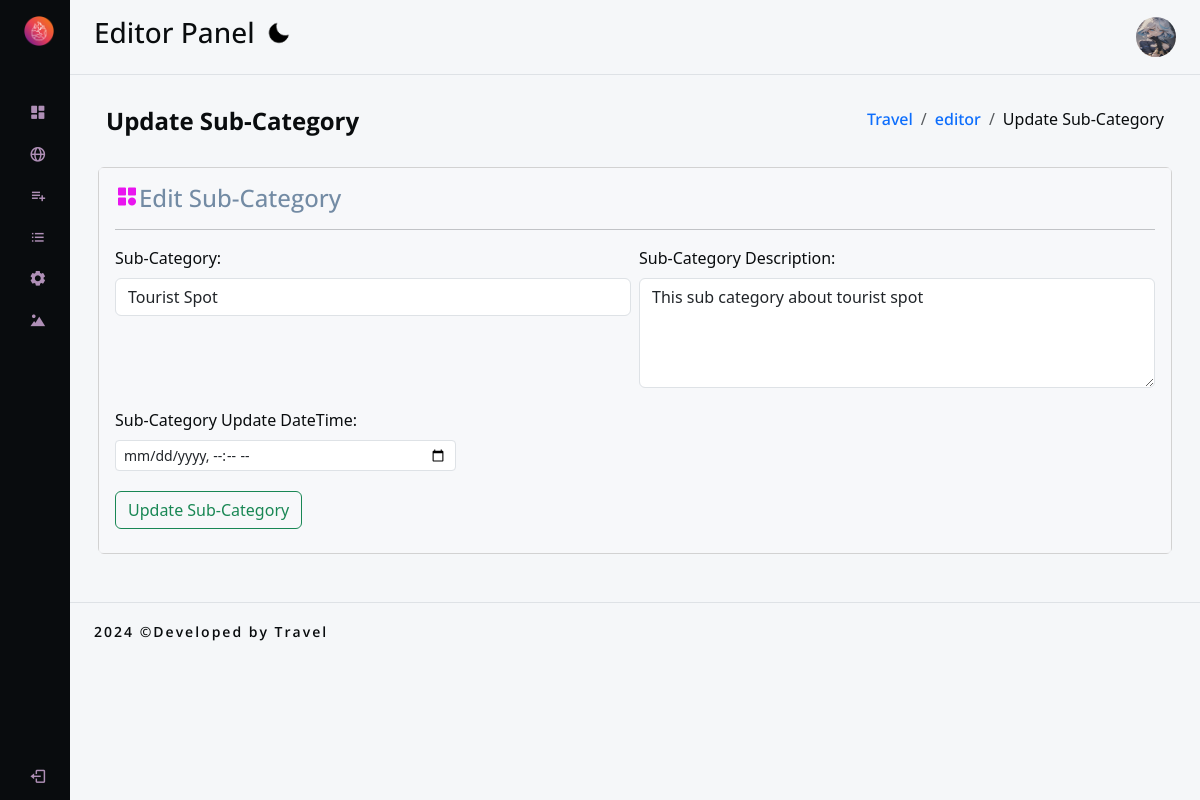
The app's page /editor/category/edit-subcategories.php?id=1 (signed in) with its own data.
### tables this page shows
CREATE TABLE `settings` (
  `id` int(11) NOT NULL,
  `favicon` varchar(255) DEFAULT NULL,
  `logo` varchar(255) DEFAULT NULL,
  `url` varchar(1000) DEFAULT NULL,
  `fb` varchar(1000) DEFAULT NULL,
  `instagram` varchar(1000) DEFAULT NULL,
  `tiktok` varchar(1000) DEFAULT NULL,
  `youtube` varchar(1000) DEFAULT NULL
);

CREATE TABLE `subcategory` (
  `id` int(11) NOT NULL,
  `name` varchar(255) DEFAULT NULL,
  `description` longtext DEFAULT NULL,
  `created_at` datetime DEFAULT current_timestamp(),
  `updated_at` datetime DEFAULT NULL ON UPDATE current_timestamp(),
  `is_Active` tinyint(4) DEFAULT NULL
);

### editor/app/controllers/sub-category.php (called while the page is built, shortened)
<?php
include(ROOT_PATH."/app/config/db.php");
$table = 'subcategory';
if(isset($_GET['id'])){
    $id = $_GET['id'];
    $subcategory = selectOne($table,['id' => $id]);
    $name = $subcategory['name'];
    $description = $subcategory['description'];
    $updated_at = $subcategory['updated_at'];
}

### editor/app/config/db.php (called while the page is built, shortened)
<?php
require ('config.php');
function executeQuery($sql, $data)
{
    global $conn;
    $stmt = $conn->prepare($sql);
    $value = array_values($data);
    $types = str_repeat('s', count($value));
    $stmt->bind_param($types, ...$value);
    $stmt->execute();
    return $stmt;
}
function selectOne($table, $data)
{
    $sql = "SELECT * FROM $table";
    $i = 0;
    foreach ($data as $key => $value) {
        if ($i === 0) {
            $sql = $sql . " WHERE $key=?";
        } else {
            $sql = $sql . " AND $key=?";
        }
        $i++;
    }
    $sql = $sql . " LIMIT 1";
    $stmt = executeQuery($sql, $data);
    $records = $stmt->get_result()->fetch_assoc();
    return $records;
}

### editor/category/edit-subcategories.php (the view, shortened to what this page needs)
<?php
include(ROOT_PATH."/app/controllers/sub-category.php");
?>
<!DOCTYPE html>
<html lang="en">
<head>
    <?php include(ROOT_PATH."/app/includes/header.php")?>
</head>
<body>
    <div class="wrapper">
        <?php include(ROOT_PATH."/app/includes/sidebar.php");?>
        <div class="main">
            <?php include(ROOT_PATH."/app/includes/nav.php");?>
            <main class="content px-3 py-4">
                <div class="container-fluid mb-2">
                    <div class="d-flex justify-content-between  px-2 py-2" aria-label="breadcrumb">
                        <h3 class="fw-bold fs-4 mb-3">Update Sub-Category</h3>
                        <ol class="breadcrumb p-0 m-0 ">
                            <li class="breadcrumb-item"><a href="#">Travel</a></li>
                            <li class="breadcrumb-item"><a href="#"><?php echo htmlspecialchars($_SESSION['role'])?></a></li>
                            <li class="breadcrumb-item active" aria-current="page">Update Sub-Category</li>
                        </ol>
                    </div>
                </div>
                <div class="mb-4">
                    <div class="container-fluid">
                        <div class="row">
                            <div class="col-md-12">
                                <div class="card">
                                    <div class="card-body">
                                        <h4 class="card-title"><i class='bx bxs-category' style='color:#e915ef'></i>Edit Sub-Category</h4>
                                        <hr />
                                        <form action="edit-subcategories.php" class="row gx-2 gy-3" name="addUser" method="post" enctype="application/x-www-form-urlencoded">
                                            <div class="mb-1 col-md-6 form-group">
                                                <label for="name" class="form-label">Sub-Category:</label>
                                                <input type="text" class="form-control" name="name" value="<?php echo htmlspecialchars($name)?>" placeholder="Sub-Category Name">
                                            </div>
                                            <div class="mb-1 col-md-6 form-group">
                                                <label for="description" class="form-label">Sub-Category Description:</label>
                                                <textarea name="description" class="form-control" rows="4" placeholder="Sub-Category Description"><?php echo htmlspecialchars($description)?></textarea>
                                            </div>
                                            <div class="mb-1 col-md-4 form-group">
                                                <label for="updated_at" class="form-label">Sub-Category Update DateTime:</label>
                                                <input type="datetime-local" name="updated_at" class="form-control form-control-sm" value="<?php echo htmlspecialchars($updated_at)?>">
                                            </div>
                                            <div class="mb-2 col-md-12 form-group">
                                                <button type="submit" class="btn btn-outline-success" name="upt-btn">Update Sub-Category</button>
                                            </div>
                                        </form>
                                    </div>
                                </div>
                            </div>
                        </div>
                    </div>
                </div>
            </main>
            <?php include(ROOT_PATH."/app/includes/footer.php");?>
        </div>
    </div>
</body>
</html>

### editor/app/includes/sidebar.php (shortened to what this page needs)
<aside id="sidebar">
    <div class="d-flex">
        <?php $settignLogo = mysqli_query($conn, "SELECT * FROM settings WHERE id = 1")?>
        <?php while($settings = mysqli_fetch_assoc($settignLogo)):?>
        <button id="toggle-btn" type="button"><img src="<?php echo BASE_URL.'/app/upload/uploadSettingURL/uploadLogo/'?><?php echo htmlspecialchars($settings['logo'])?>" height="30px" width="30px" alt="Travel Logo"></button>
        <?php endwhile;?>
    </div>
    <ul class="sidebar-nav">
        <li class="sidebar-item">
            <a href="<?php echo BASE_EDITOR.'/editor-dashboard.php?SNID='?><?php echo htmlspecialchars($_SESSION['id'])?>" class="sidebar-link">
                <i class='bx bxs-dashboard'></i>
            </a>
        </li>
        <li class="sidebar-item">
            <a href="<?php echo BASE_URL.'/index.php'?>" class="sidebar-link">
                <i class='bx bx-globe'></i>
            </a>
        </li>
        <li class="sidebar-item">
            <a href="#subcategory" class="sidebar-link has-dropdown collapsed" data-bs-toggle="collapse" data-bs-target="#subcategory"
                aria-expanded="false" aria-controls="category">
                <i class='bx bx-list-plus' ></i>
            </a>
        </li>
        <li class="sidebar-item">
            <a href="#posts" class="sidebar-link has-dropdown collapsed" data-bs-toggle="collapse" data-bs-target="#posts"
                aria-expanded="false" aria-controls="posts">
                <i class='bx bx-list-ul'></i>
                </a>
        </li>
        <li class="sidebar-item">
            <a href="#settings" class="sidebar-link has-dropdown collapsed" data-bs-toggle="collapse" data-bs-target="#settings"
                aria-expanded="false" aria-controls="settings">
                <i class='bx bxs-cog'></i>
            </a>
        </li>
        <li class="sidebar-item">
            <a href="<?php echo BASE_EDITOR.'/panorama.php?SNID='?><?php echo htmlspecialchars($_SESSION['id'])?>" class="sidebar-link">
            <i class='bx bxs-landscape'></i>
            </a>
        </li>
    </ul>
    <div class="sidebar-footer">
        <a href="<?php echo BASE_EDITOR.'/logout.php'?>" class="sidebar-link">
            <i class='bx bx-log-out'></i>
        </a>
    </div>
</aside>

### editor/asset/css/style.css (style rules this page uses)
* { margin: 0; padding: 0; box-sizing: border-box; }
:root { --text: #090c0e; --background: #f5f7f9; --primary: #738ba4; --secondary: #b6a3c3; --accent: #af8fb6; --text-rgba: rgb(9, 12, 14, 0.6); --background-rgba: rgb(245, 247, 249, 0.8); --primary-rgba: rgb(115, 139, 164, 0.6); --secondary-rgba: rgb(182, 163, 195, 0.6); --accent-rgba: rgb(175, 143, 182, 0.6); }
:root { --font-default: 'Poppins', sans-serif; --font-primary: 'Open Sans', sans-serif; --font-secondary: 'Noto Sans', sans-serif; }
html, body::-webkit-scrollbar { height: 100%; font-family: var(--font-default); scrollbar-width: none; }
a { text-decoration: none !important; font-family: var(--font-secondary); font-weight: 500; color: var(--text); }
li { list-style: none; }
h1, h2, h3, h4, h5, h6 { font-family: var(--font-primary) !important; font-weight: 600; font-size: 1rem; color: var(--text) !important; }
.wrapper { display: flex !important; }
.main { display: flex !important; flex-direction: column; min-height: 100vh; width: 100% !important; overflow: hidden !important; transition: all 0.35s ease-in-out !important; background: var(--background); min-width: 0; }
#sidebar { width: 70px; min-width: 70px; z-index: 1000; transition: all .25s ease-in-out !important; display: flex !important; flex-direction: column; background: var(--text); }
#toggle-btn { background: transparent !important; cursor: pointer; border: none; padding: 1rem 1.5rem; }
.sidebar-nav { padding: 2rem 0; flex: 1 1 auto; }
a.sidebar-link { padding: .625rem 1.625rem; color: var(--background); display: block; font-size: 0.9rem; white-space: nowrap; border-left: 3px solid transparent; }
.sidebar-link i, .dropdown-item i { font-size: 1.1rem; margin-right: .75rem; color: var(--accent); }
.sidebar-item { position: relative; }
.form-label, .form-check-label, .form-text { color: var(--text) !important; }
.breadcrumb-item.active { color: var(--text) !important; }
.card-body .card-title { color: var(--primary) !important; }
.card-body { background: var(--background-rgba); }

### records on screen
settings: logo (picture)
subcategory: name "Tourist Spot", description "This sub category about tourist spot"

### other values on screen
$_SESSION['role'] "editor"
